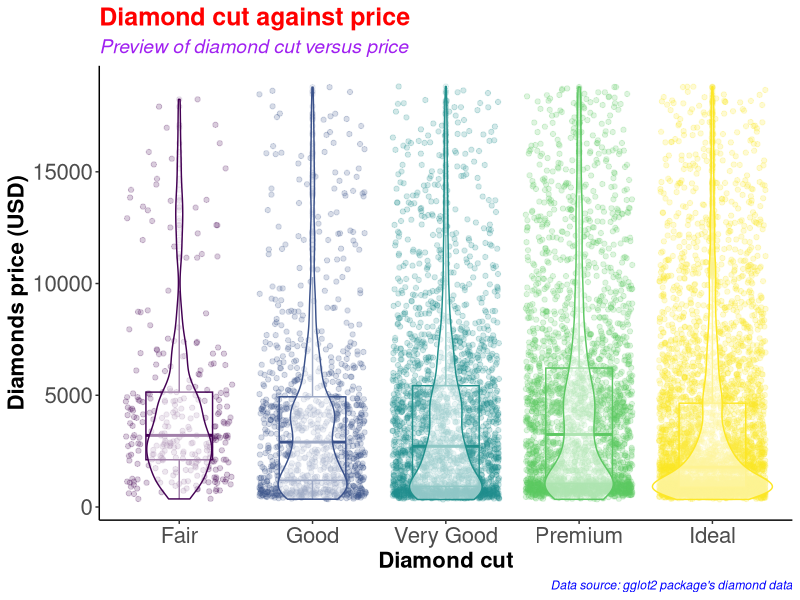
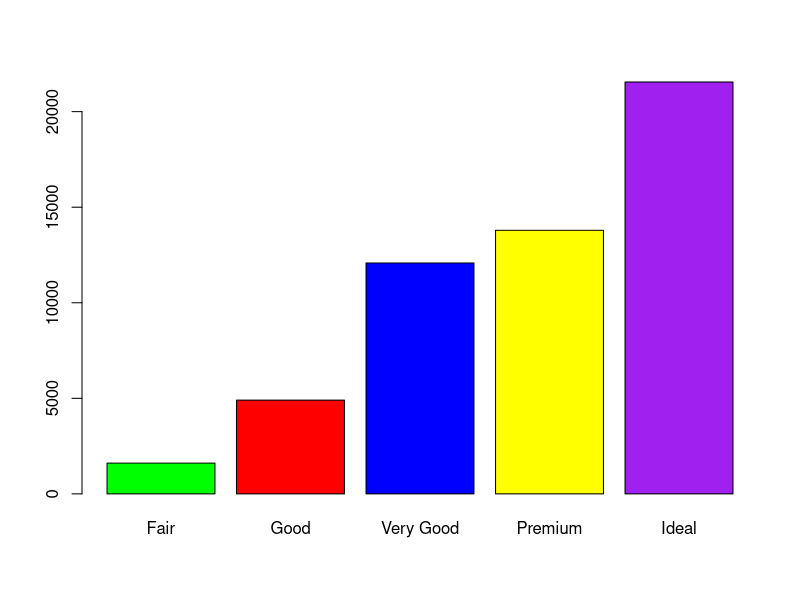
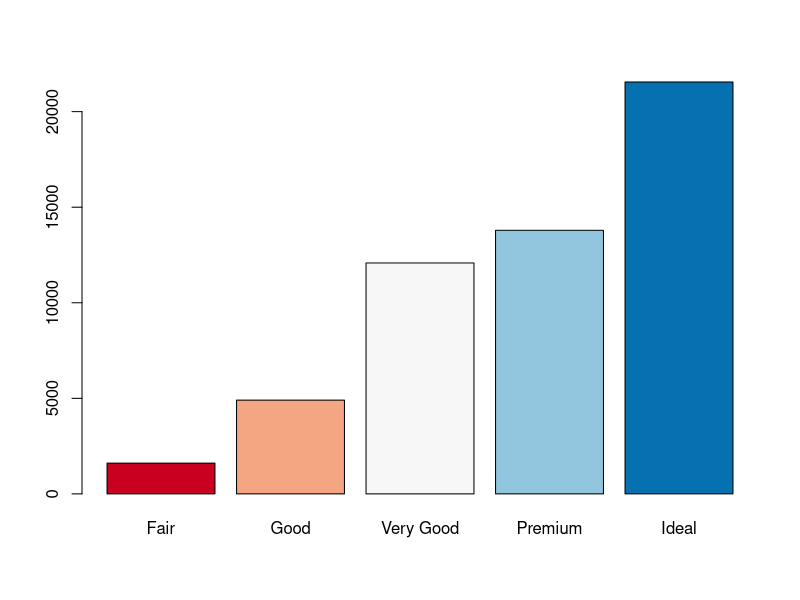
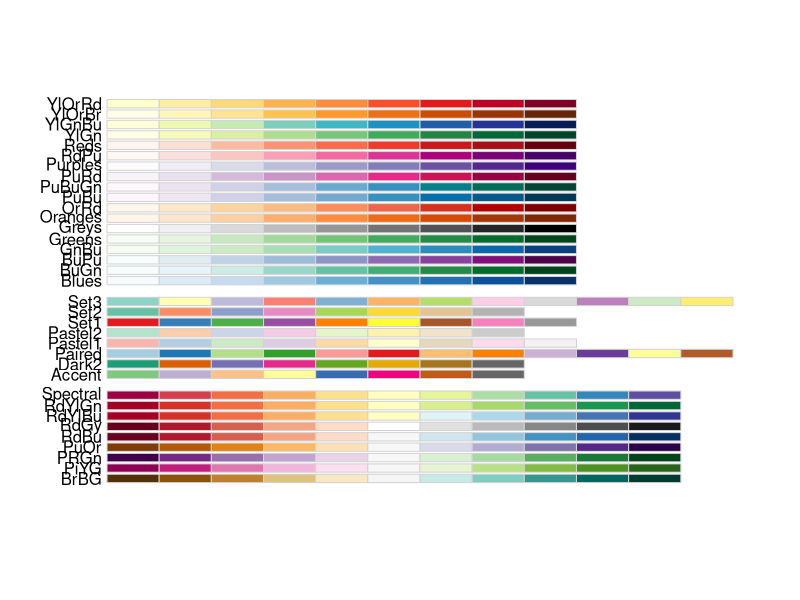
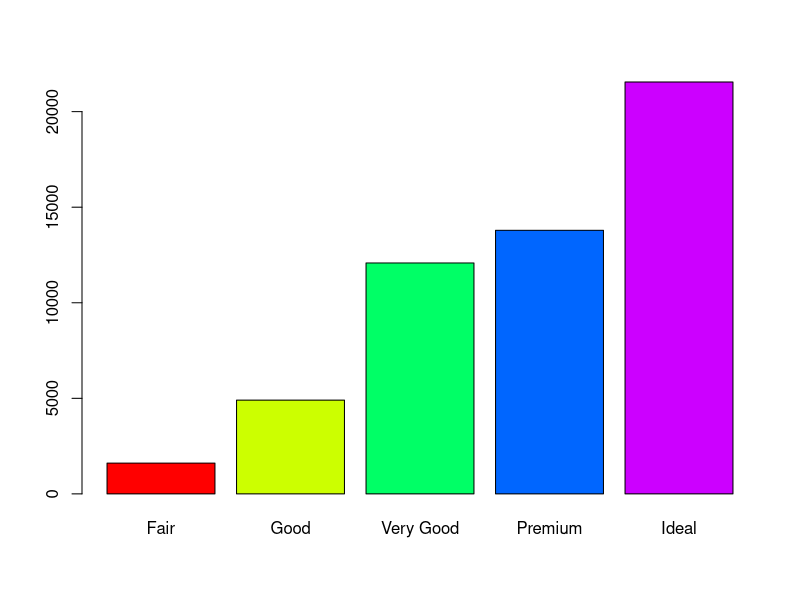
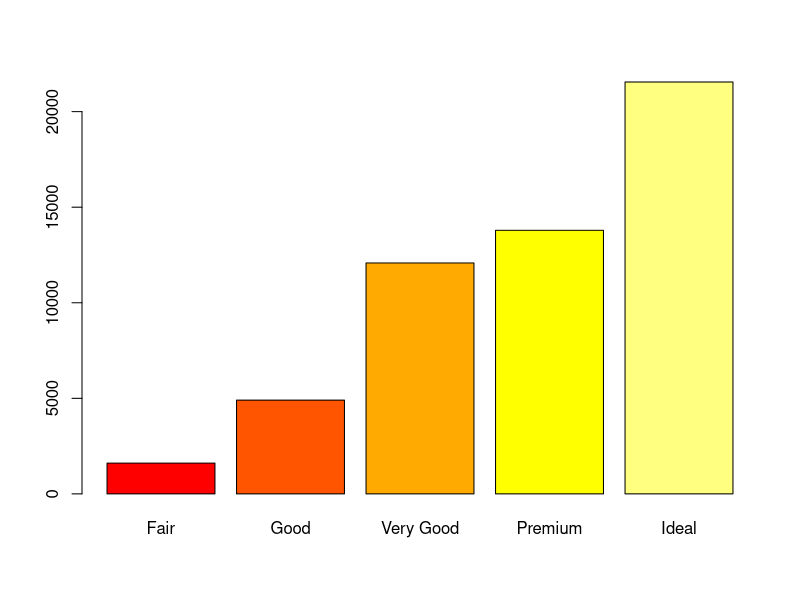
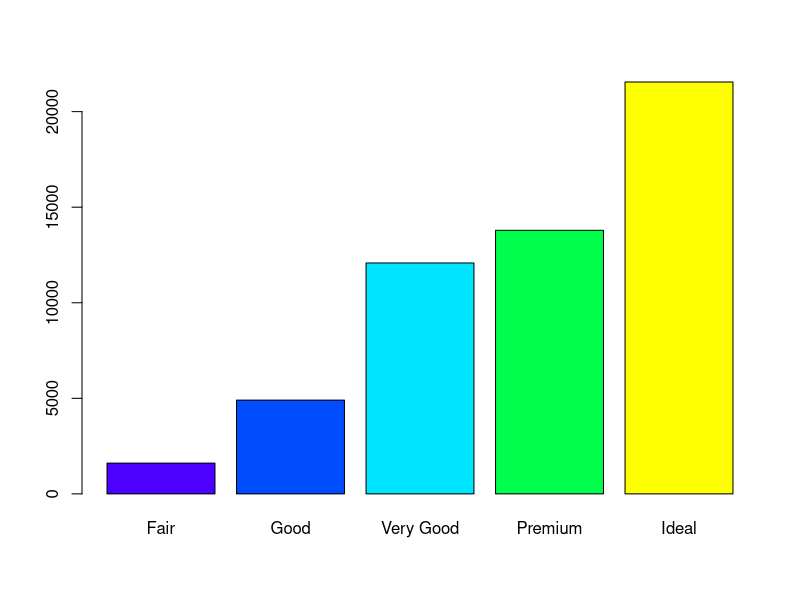
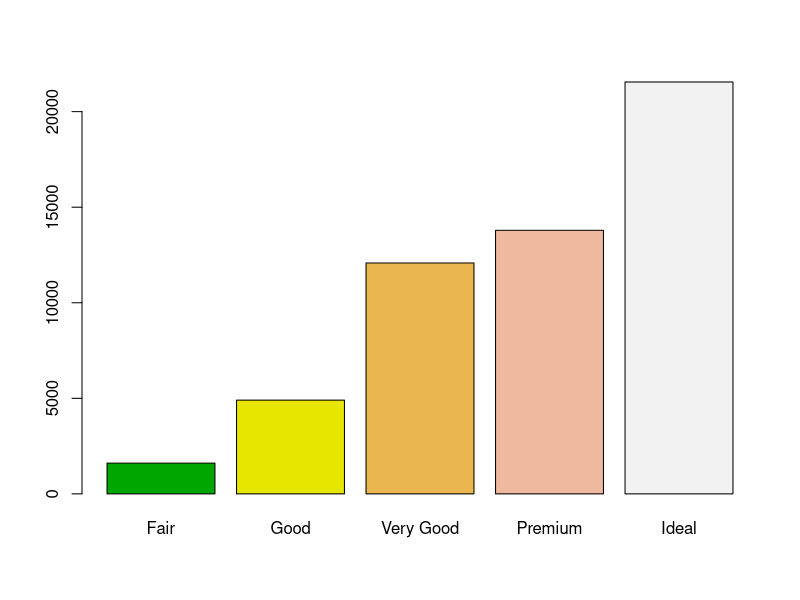

Recreate these plots in R, in order.
#########################################
# Name: Wyclife Agumba Oluoch           #   
# E-mail: wyclifeoluoch@gmail.com       #
# GitHub: https://github.com/Wycology   #
# Task: Boxplot and violin plots in one #
# Date: 4th Jan 2021                    #
# Last edited: 18th Feb 2021            #
#########################################

# Loading the necessary libraries for the project
library(tidyverse) # This is for data wrangling and plotting
library(RColorBrewer) # This is for generating color pallets for the plots.

diamonds_df <- diamonds # Saving the diamonds data to a new object in R.

head(diamonds) # Checking the variables in the data-set for subsequent analyses
nrow(diamonds) # Checking for the number of rows in the data. 53940 observations
ncol(diamonds) # Checking the number of variables in the data-set. 10 variables

diamonds_df %>% # Picking the diamonds data object
  slice_sample(n = 0.2*(nrow(diamonds))) %>% # Picking a portion of the data-set
  ggplot(aes(x = cut, y = price, color = cut)) + # Adding the mapping variables
  geom_point(position = "jitter", alpha = 0.2) + # Adding jitter and alpha
  geom_boxplot(alpha = 0.1, width = 0.5) + # Modifying dimensions of the boxplot 
  geom_violin(alpha = 0.5) + # Adding violin plot on top of the box and jitter
  theme_classic() + # Adding my preferred theme for publication.
  theme(legend.position = "none") + # Removing the legend; it is on the x-axis
  labs(x = "Diamond cut", # Having the best labels on the plot.
       y = "Diamonds price (USD)",
       title = "Diamond cut against price", # Setting tibble of the plot
       subtitle = "Preview of diamond cut versus price",
       caption = "Data source: gglot2 package's diamond data") +
  theme(axis.text = element_text(size=16),
        axis.title = element_text(size=16,face="bold")) +
  theme(plot.title = element_text(color = 'red', size = 18, face = 'bold'),
        plot.subtitle = element_text(color = 'purple', size = 14, face = 'italic'),
        plot.caption = element_text(color = 'blue', face = 'italic'))

diamonds %>% 
  filter(cut == 'Very Good') %>% 
  nrow()

diamonds %>% 
  select(cut) %>% 
  table() %>% 
  barplot(col = c('green', 'red', 'blue', 'yellow', 'purple'))

# Instead of specifying the colors, we can simply use the color brewer panel 

diamonds %>% 
  select(cut) %>% 
  table() %>% 
  barplot(col = brewer.pal(n = 5, name = "RdBu"))
# To display more brewer colors options to use, run the following function:

display.brewer.all()

# Can also use rainbow colors

diamonds %>% 
  select(cut) %>% 
  table() %>% 
  barplot(col = rainbow(5))

# Can also use heat.colors
diamonds %>% 
  select(cut) %>% 
  table() %>% 
  barplot(col = heat.colors(5))

# Can also use topographic colors

diamonds %>% 
  select(cut) %>% 
  table() %>% 
  barplot(col = topo.colors(5))

# Can also use terrain colors
diamonds %>% 
  select(cut) %>% 
  table() %>% 
  barplot(col = terrain.colors(5))

# Can also use cm.colors
diamonds %>% 
  select(cut) %>% 
  table() %>% 
  barplot(col = cm.colors(5))

?getData
# That is awesome. Good for the day.
